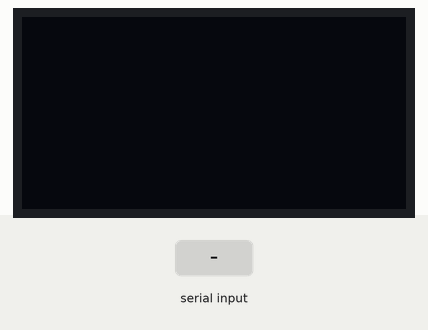
Recording of a sketch running on a simulated Arduino Uno, built with avr-gcc and run on an emulated ATmega328P. On the bench: 128×64 one-colour display. The inputs (shaded band) are chosen by the test bench. The display library's start-up logo is not drawn.

Above: at 2.2 s.
2.3 s: "90,45\n" received over Serial
At 3.2 s:
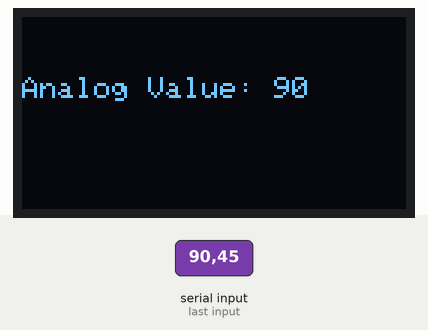
3.8 s: "30,150\n" received over Serial
Timing chart, 0 to 6.8 s (numbered marks = the images above; inputs shaded):
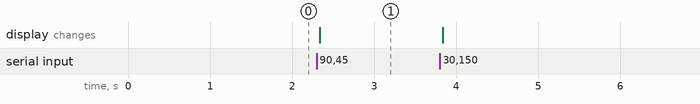

The sketch:

test3.ino
```cpp
#include <Wire.h>
#include <Adafruit_GFX.h>
#include <Adafruit_SSD1306.h>

#define SCREEN_WIDTH 128 // OLED display width, in pixels
#define SCREEN_HEIGHT 64 // OLED display height, in pixels

#define OLED_RESET -1        // Reset pin # (or -1 if sharing Arduino reset pin)
#define SCREEN_ADDRESS 0x3c  // See datasheet for Address; 0x3D for 128x64, 0x3C for 128x32
Adafruit_SSD1306 display(SCREEN_WIDTH, SCREEN_HEIGHT, &Wire, OLED_RESET);

void setup()
{
    Serial.begin(9600);

    if (!display.begin(SSD1306_SWITCHCAPVCC, SCREEN_ADDRESS))
    {
        Serial.println(F("SSD1306 allocation failed"));
        for (;;)
            ; // Don't proceed, loop forever
    }

    // Show initial display buffer contents on the screen
    display.display();
    delay(1000); // Pause for 2 seconds

    // Clear the buffer
    display.clearDisplay();

    // Set text size, color, and cursor position
    display.setTextSize(1);
    display.setTextColor(SSD1306_WHITE);
    display.setCursor(0, 20);
}

void loop() {
  if (Serial.available() > 0) {
    String receivedString = Serial.readStringUntil('\n');

    // Check if the received string is not empty
    if (receivedString.length() > 0) {
      int analogValue = receivedString.toInt();

      // Clear the display buffer
      display.clearDisplay();
      display.setCursor(0, 20);

      // Print the analog value on the OLED display
      display.print(F("Analog Value: "));
      display.println(analogValue);

      // Update the display
      display.display();

      // delay(500);
    }
  }
}
```

Measured:
- after the input at 2.3 s, the display: changes at once (image 1)
